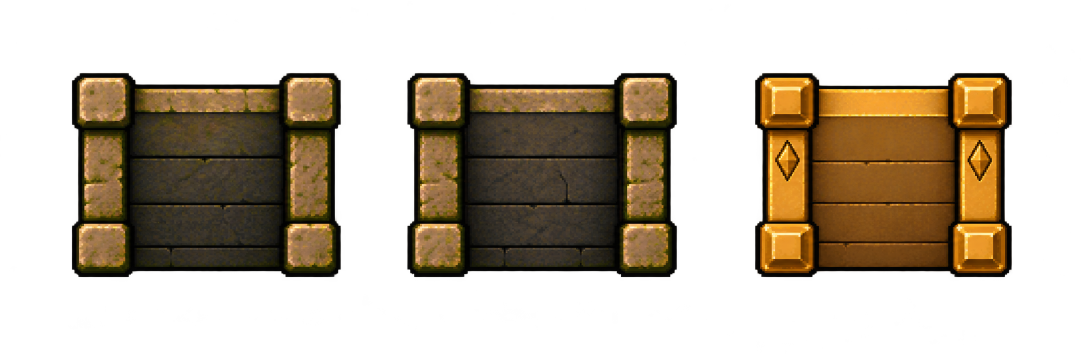
#> input picture dungeon-crawler-tactics/Web/wwwroot/assets/book-tiles/ink-and-lanterns/reusable/views-additional/raw/core-staging-stairs/larracos-threshold-rear-edits-atlas.png, 2172 x 724 px, found by its file name (shown at 1/2 size)
$ python build-larracos-threshold.py
#> lines starting #> are read from the running program, lines starting #| are printed output that depends on the picture
from PIL import Image,ImageDraw
from scipy import ndimage
import numpy as np,json,hashlib,pathlib
R=pathlib.Path('/workspace/AI-Art/dungeon-crawler-tactics/Web/wwwroot/assets/book-tiles/ink-and-lanterns');H=R/'reusable/views-additional/raw/core-staging-stairs';D=H/'candidates'/'larracos-threshold-v1';D.mkdir(parents=True,exist_ok=True)
sha=lambda b:hashlib.sha256(b).hexdigest();V=('front','top','right','left','bottom','rear')
rawp=H/'larracos-threshold-rear-edits-atlas.png';raw=Image.open(rawp).convert('RGBA');aa=np.array(raw)[:,:,3]
#> further down, raw is the input picture: PIL image 2172x724 RGBA; mean R, G, B, A 38.4, 27.6, 12.3, 96.3
#> after `aa = np.array(raw)[:, :, 3]`:
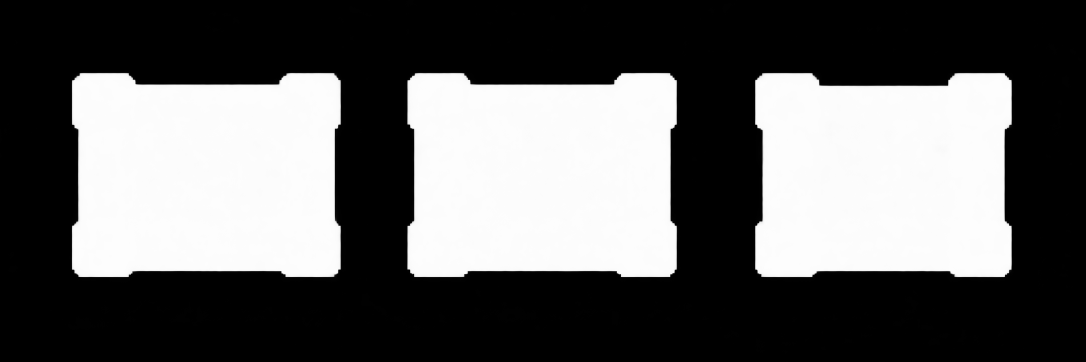
#> aa: shape (724, 2172) (shown at 1/2 size); min 0, max 255, mean 96.3
#> (the run stopped early here; a loop or call above may not have finished)

$ run again, with dungeon-crawler-tactics/Web/wwwroot/assets/book-tiles/ink-and-lanterns/reusable/views-additional/raw/core-staging-stairs/battlefield-earth-stair-edits-atlas.png copied over dungeon-crawler-tactics/Web/wwwroot/assets/book-tiles/ink-and-lanterns/reusable/views-additional/raw/core-staging-stairs/larracos-threshold-rear-edits-atlas.png
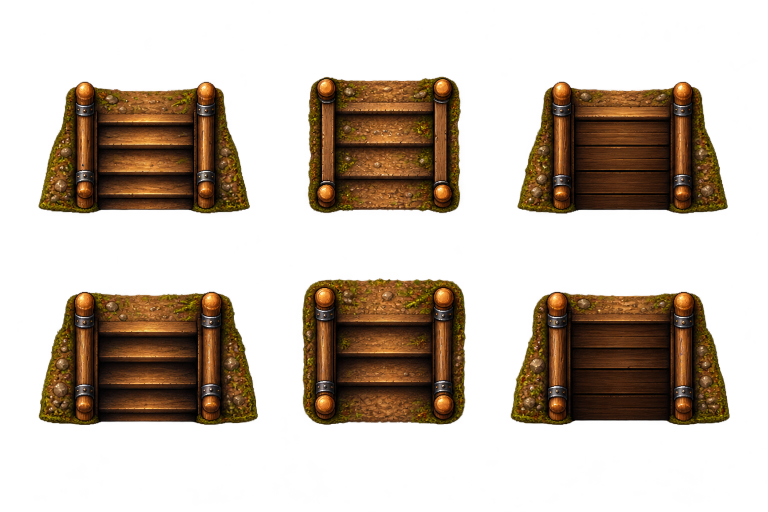
#> input picture dungeon-crawler-tactics/Web/wwwroot/assets/book-tiles/ink-and-lanterns/reusable/views-additional/raw/core-staging-stairs/battlefield-earth-stair-edits-atlas.png, 1536 x 1024 px, found by its file name (shown at 1/2 size)
#> raw is the input picture: PIL image 1536x1024 RGBA; mean R, G, B, A 62.2, 39.9, 10.7, 87.2
#> `aa = np.array(raw)[:, :, 3]`:
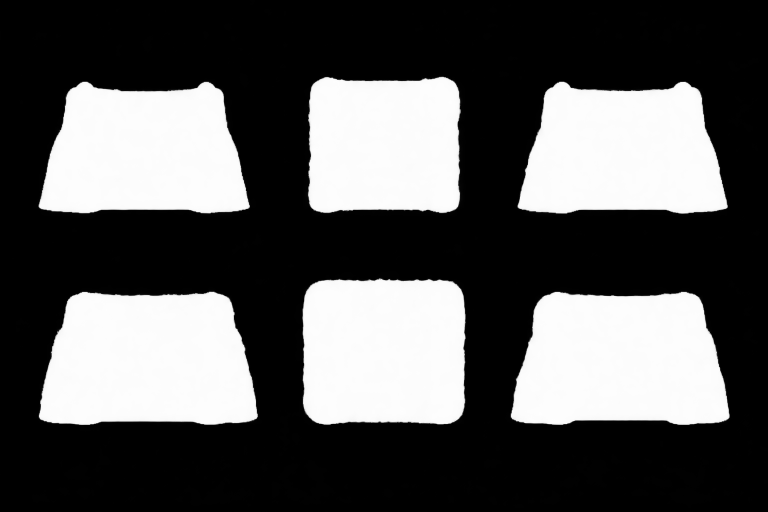
#> aa: shape (1024, 1536) (shown at 1/2 size); min 0, max 254, mean 87.2

$ run again, with dungeon-crawler-tactics/Web/wwwroot/assets/book-tiles/ink-and-lanterns/reusable/views-additional/raw/core-staging-stairs/broadcast-stagepanel-rear-edits-atlas.png copied over dungeon-crawler-tactics/Web/wwwroot/assets/book-tiles/ink-and-lanterns/reusable/views-additional/raw/core-staging-stairs/larracos-threshold-rear-edits-atlas.png
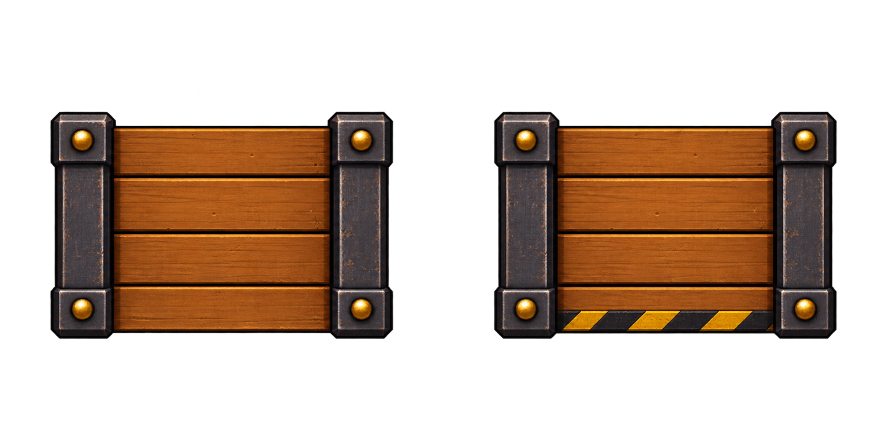
#> input picture dungeon-crawler-tactics/Web/wwwroot/assets/book-tiles/ink-and-lanterns/reusable/views-additional/raw/core-staging-stairs/broadcast-stagepanel-rear-edits-atlas.png, 1774 x 887 px, found by its file name (shown at 1/2 size)
#> raw is the input picture: PIL image 1774x887 RGBA; mean R, G, B, A 42.6, 24.9, 12.1, 92.8
#> `aa = np.array(raw)[:, :, 3]`:
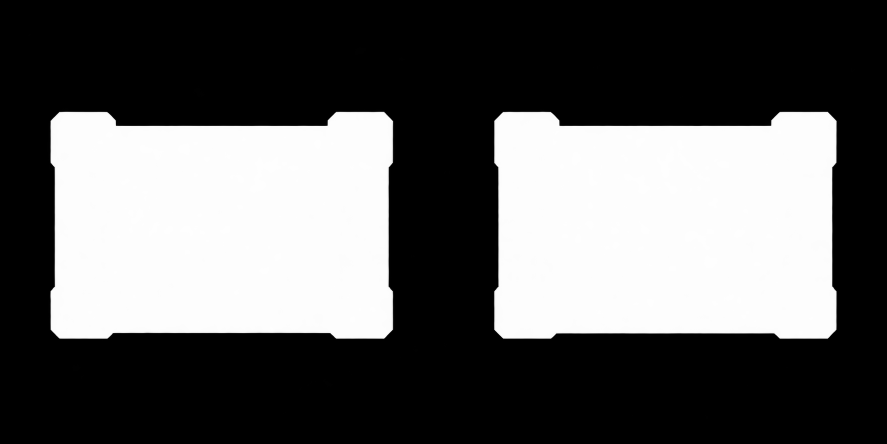
#> aa: shape (887, 1774) (shown at 1/2 size); min 0, max 255, mean 92.8
